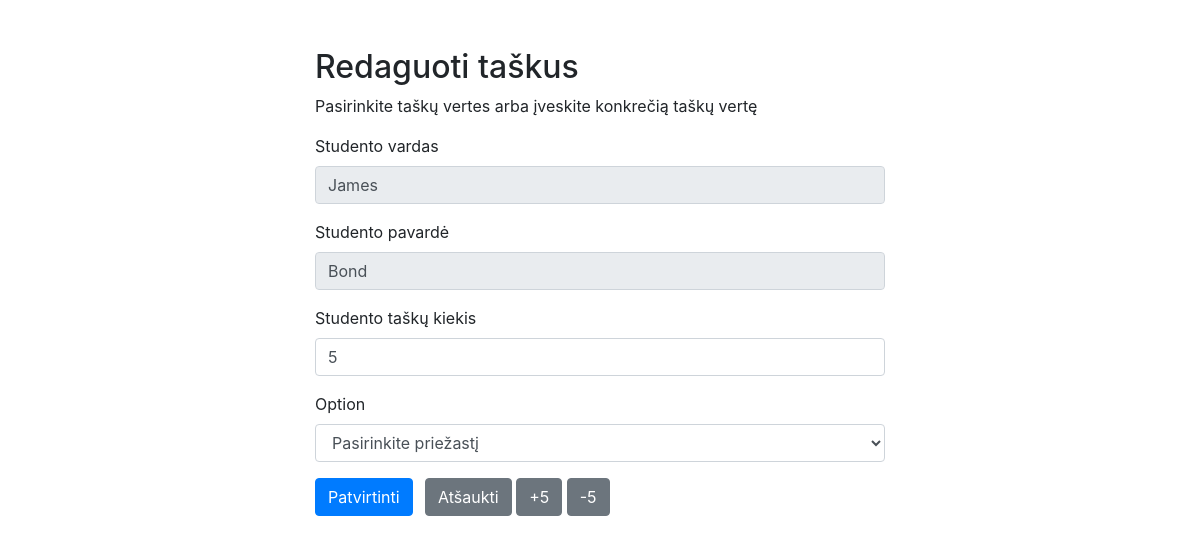
The page /update.php?id=5 on the database its author committed.
### tables this page shows
CREATE TABLE `students` (
  `id` int(11) NOT NULL,
  `name` varchar(255) NOT NULL,
  `surename` varchar(255) NOT NULL,
  `points` int(11) NOT NULL
);

### update.php (the view, shortened to what this page needs)
<?php
require_once "config.php";
$name = $surename = $points = "";
$name_err = $surename_err = $points_err = "";
$add_points = "";
if(isset($_POST["id"]) && !empty($_POST["id"])){
    $id = $_POST["id"];
    $input_name = trim($_POST["name"]);
    if(empty($input_name)){
        $name_err = "Įveskite vardą";
    } else{
        $name = $input_name;
    }
    $input_surename = trim($_POST["surename"]);
    if(empty($input_surename)){
        $surename_err = "Įveskite pavardę";
    } else{
        $surename = $input_surename;
    }
    $input_points = trim($_POST["points"]);
    if(!is_numeric($input_points)){
        $points_err = "Įveskite taškų kiekį";
    } else{
        $points = $input_points;
    }
	if(is_numeric($add_points)){
		$points = $points + $add_points;
	}
    if(empty($name_err) && empty($surename_err) && empty($points_err)){
        $sql = "UPDATE students SET name=?, surename=?, points=? WHERE id=?";
        if($stmt = mysqli_prepare($link, $sql)){
            mysqli_stmt_bind_param($stmt, "sssi", $param_name, $param_surename, $param_points, $param_id);
            $param_name = $name;
            $param_surename = $surename;
            $param_points = $points;
            $param_id = $id;
            if(mysqli_stmt_execute($stmt)){
                header("location: index.php");
                exit();
            } else{
                echo "Klaida.";
            }
        }
        mysqli_stmt_close($stmt);
    }
    mysqli_close($link);
} else{
    if(isset($_GET["id"]) && !empty(trim($_GET["id"]))){
        $sql = "SELECT * FROM students WHERE id = ?";
        if($stmt = mysqli_prepare($link, $sql)){
            mysqli_stmt_bind_param($stmt, "i", $param_id);
            if(mysqli_stmt_execute($stmt)){
                $result = mysqli_stmt_get_result($stmt);
                if(mysqli_num_rows($result) == 1){
                    $row = mysqli_fetch_array($result, MYSQLI_ASSOC);
                    $name = $row["name"];
                    $surename = $row["surename"];
                    $points = $row["points"];
                } else{
                    header("location: error.php");
                    exit();
                }
            } else{
                echo "Klaida";
            }
        }
    }  else{
        header("location: error.php");
        exit();
    }
}
?>
<!DOCTYPE html>
<html lang="lt">
<head>
    <link rel="stylesheet" href="https://stackpath.bootstrapcdn.com/bootstrap/4.5.2/css/bootstrap.min.css">
</head>
<body>
    <div class="wrapper">
        <div class="container-fluid">
            <div class="row">
                <div class="col-md-12">
                    <h2 class="mt-5">Redaguoti taškus</h2>
                    <p>Pasirinkite taškų vertes arba įveskite konkrečią taškų vertę</p>
                    <form action="<?php echo htmlspecialchars(basename($_SERVER['REQUEST_URI'])); ?>" method="post">
                        <div class="form-group">
                            <label>Studento vardas</label>
                            <input readonly type="text" name="name" class="form-control <?php echo (!empty($name_err)) ? 'is-invalid' : ''; ?>" value="<?php echo $name; ?>">
                        </div>
                        <div class="form-group">
                            <label>Studento pavardė</label>
                            <input readonly type="text" name="surename" class="form-control <?php echo (!empty($surename_err)) ? 'is-invalid' : ''; ?>" value="<?php echo $surename; ?>">
                        </div>
                        <div class="form-group">
                            <label>Studento taškų kiekis</label>
                            <input type="text" name="points" class="form-control <?php echo (!empty($points_err)) ? 'is-invalid' : ''; ?>" value="<?php echo $points; ?>">
                        </div>
						<div class="form-group">
							<label for="exampleFormControlSelect1">Option</label>
							<select class="form-control" id="exampleFormControlSelect1" name="Add">
								<option selected>Pasirinkite priežastį</option>
							</select>
						</div>
                        <input type="submit" class="btn btn-primary" value="Patvirtinti">
                        <a href="index.php" class="btn btn-secondary ml-2">Atšaukti</a>
						<input type="submit" name="add5"
							class="btn btn-secondary" value="+5" />
						<input type="submit" name="sub5"
							class="btn btn-secondary" value="-5" />
                    </form>
                </div>
            </div>
        </div>
    </div>
</body>
</html>

### update.php (style rules this page uses)
.wrapper { width: 600px; margin: 0 auto; }

### rows shown on the page
students: name "James", surename "Bond", points "5"
